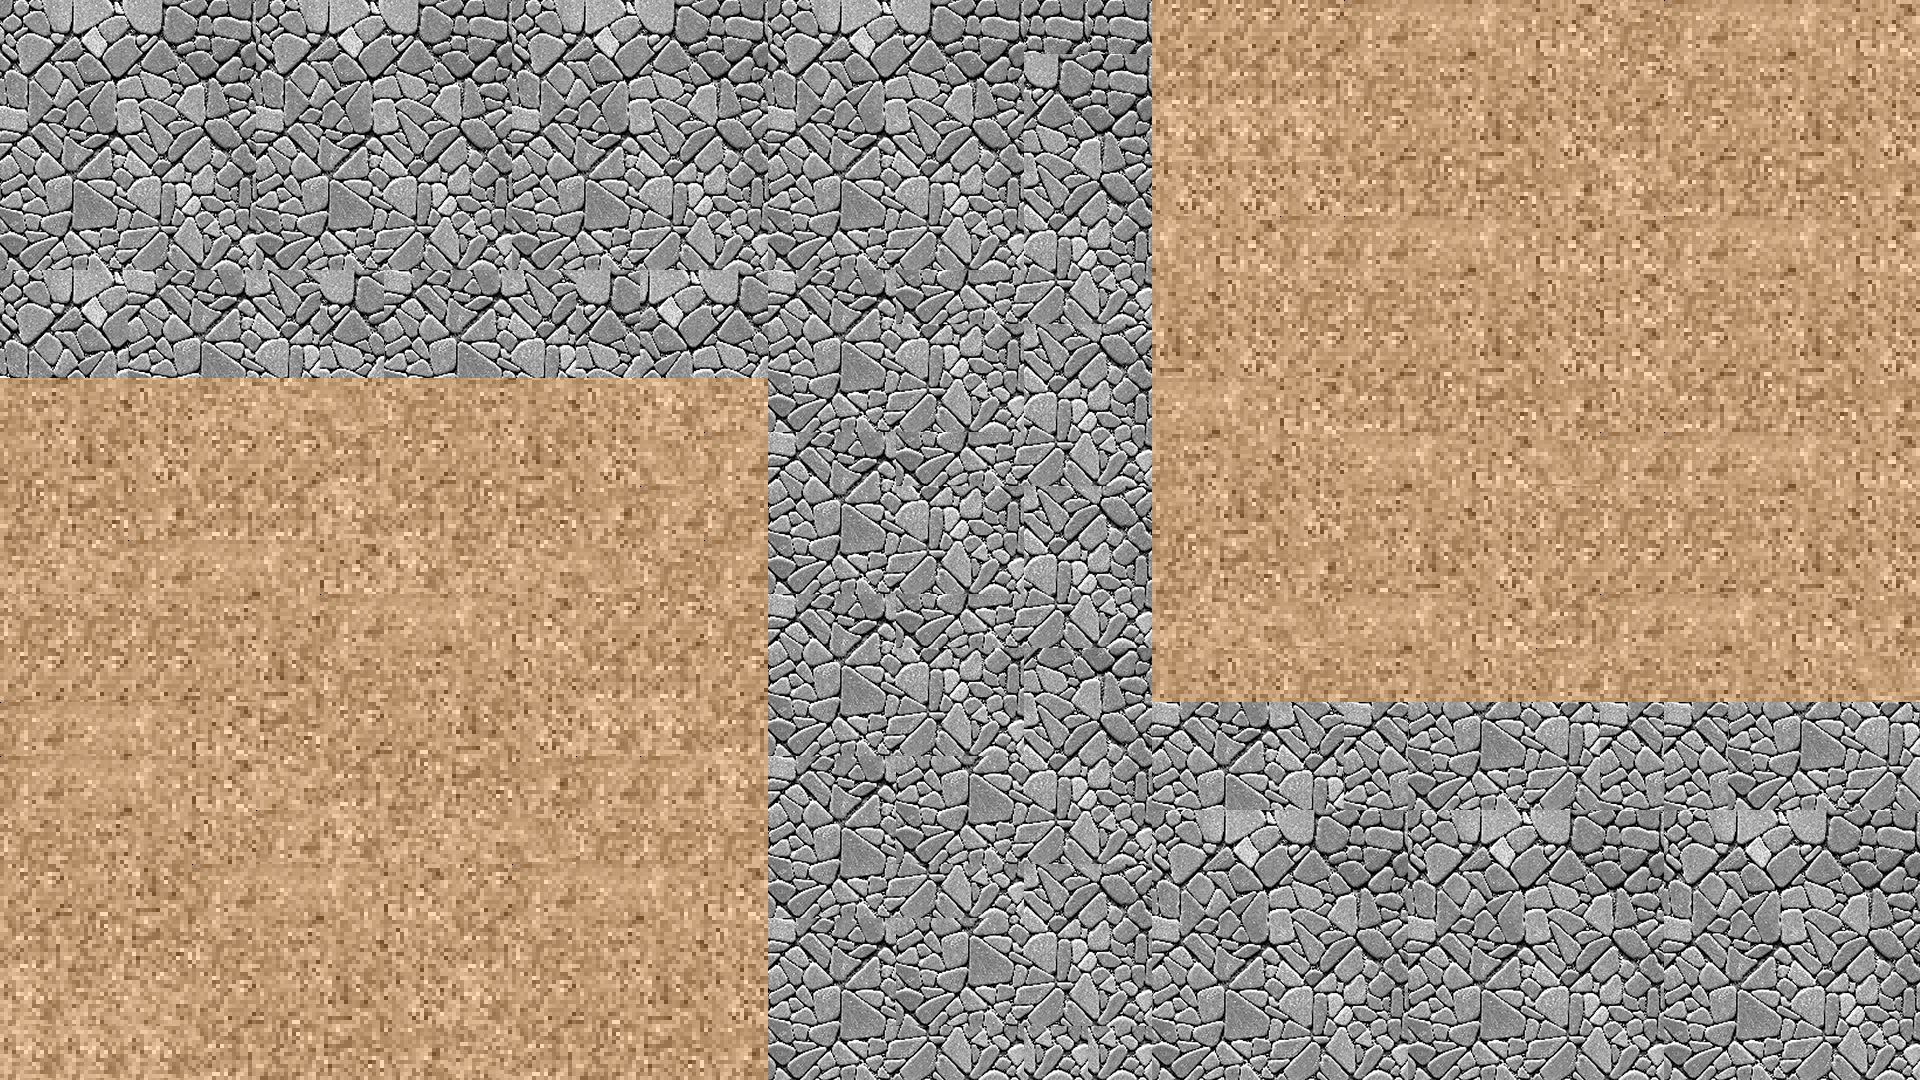

The image is a tile-based game level rendered from a .tmx file. Its description and complete source (layers, tilesets, objects, tile grids) follow:
An orthogonal 30x20 tile map with 64x54 px tiles, 1 tile layer (Tile Layer 1).

<map version="1.9" tiledversion="1.9.2" orientation="orthogonal" renderorder="right-down" width="30" height="20" tilewidth="64" tileheight="54" infinite="0" nextlayerid="2" nextobjectid="1">
 <tileset firstgid="1" source="FloorTileSet 1.tsx" />
 <layer id="1" name="Tile Layer 1" width="30" height="20">
  <data encoding="csv">
60,61,62,63,60,61,62,63,60,61,62,63,60,61,62,63,63,63,19,19,19,1,2,3,4,10,1,2,3,4,
69,70,71,72,69,70,71,72,69,70,71,72,69,70,71,72,62,63,28,28,28,10,11,12,13,19,10,11,12,13,
78,79,80,81,78,79,80,81,78,79,80,81,78,79,80,81,71,72,37,37,37,19,20,21,22,28,19,20,21,22,
87,88,89,90,87,88,89,90,87,88,89,90,87,88,89,90,80,81,22,22,22,28,29,30,31,37,28,29,30,31,
96,97,98,99,96,97,98,99,96,97,98,99,96,97,98,99,89,90,3,4,1,1,2,3,4,4,1,2,3,4,
60,61,78,79,80,62,78,79,80,62,61,62,78,79,96,97,98,99,12,13,10,10,11,12,13,4,10,11,12,13,
69,70,87,88,89,71,87,88,89,71,70,71,87,88,89,90,80,81,21,22,19,19,20,21,22,4,19,20,21,22,
11,12,13,38,39,40,10,11,12,13,37,38,96,97,98,99,89,90,2,3,4,28,29,30,31,13,28,29,30,31,
20,21,22,19,19,28,19,20,21,22,40,1,78,79,96,97,98,99,11,12,13,2,3,4,40,1,1,2,3,4,
29,30,31,28,28,37,28,29,30,31,1,10,87,88,89,90,80,81,20,21,22,11,12,13,10,10,10,11,12,13,
38,39,1,2,3,4,37,38,39,40,10,1,96,97,98,99,89,90,29,30,31,20,21,22,19,19,19,20,21,22,
10,10,10,11,12,1,2,3,4,19,19,10,78,79,96,97,98,99,38,39,40,2,3,4,28,1,2,3,4,31,
19,19,19,20,21,10,11,12,13,28,28,19,87,88,89,90,71,72,12,13,10,11,12,13,1,10,11,12,13,40,
1,2,3,4,30,19,20,21,22,37,37,28,96,97,98,99,80,81,78,79,80,78,87,88,89,78,78,87,88,89,
1,2,3,4,39,28,29,30,31,1,1,37,78,79,87,88,89,90,87,88,89,87,96,97,98,87,87,96,97,98,
10,11,12,13,1,37,38,39,40,10,10,10,87,88,96,97,98,99,60,61,62,63,60,61,62,63,60,61,62,63,
19,20,21,1,2,3,4,19,1,2,3,4,96,97,98,99,80,81,69,70,71,72,69,70,71,72,69,70,71,72,
28,29,30,10,11,12,13,28,10,11,12,13,78,79,87,88,89,90,78,79,80,81,78,79,80,81,78,79,80,81,
37,38,39,19,20,21,22,37,19,20,21,22,87,88,96,97,98,99,87,88,89,90,87,88,89,90,87,88,89,90,
37,37,37,28,29,30,31,38,28,29,30,31,96,97,98,99,99,99,96,97,98,99,96,97,98,99,96,97,98,99
</data>
 </layer>
</map>
